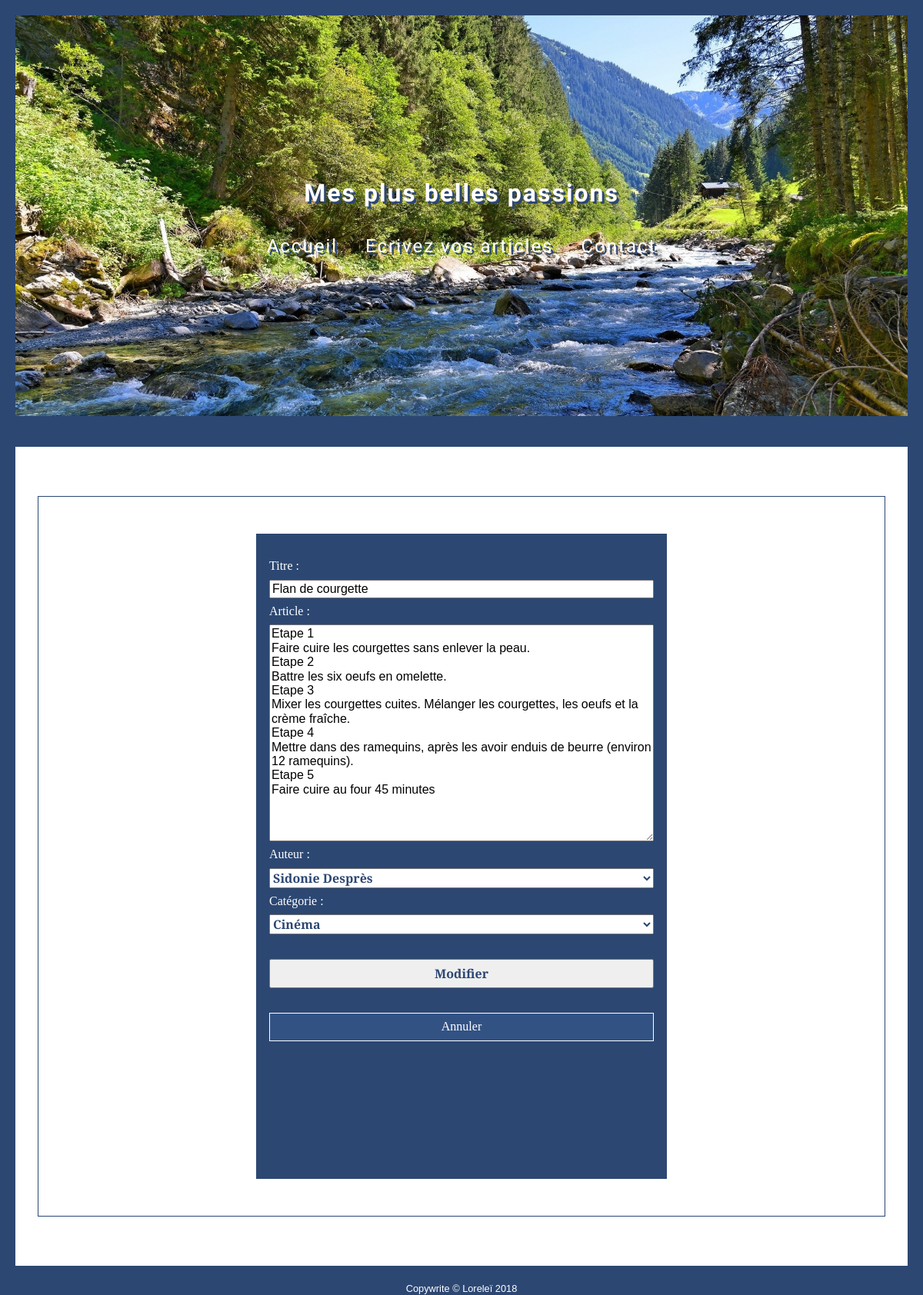
/projets/blog/admin.php?Id=4, run on the app's committed database.
### tables this page shows
CREATE TABLE IF NOT EXISTS `post` (
  `Id` smallint(5) unsigned NOT NULL AUTO_INCREMENT,
  `Title` varchar(100) NOT NULL,
  `Contents` text NOT NULL,
  `CreationTimestamp` datetime NOT NULL,
  `Author_Id` tinyint(3) unsigned DEFAULT NULL,
  `Category_Id` tinyint(3) unsigned DEFAULT NULL,
  PRIMARY KEY (`Id`),
  UNIQUE KEY `Title` (`Title`),
  KEY `CreationTimestamp` (`CreationTimestamp`),
  KEY `Author_Id` (`Author_Id`),
  KEY `Category_Id` (`Category_Id`)
);

CREATE TABLE IF NOT EXISTS `author` (
  `Id` tinyint(3) unsigned NOT NULL AUTO_INCREMENT,
  `FirstName` varchar(50) NOT NULL,
  `LastName` varchar(50) NOT NULL,
  PRIMARY KEY (`Id`)
);

### projets/blog/admin.php (called while the page is built, shortened)
<?php
require 'app/connection.php';
$query = $pdo->prepare('SELECT *, post.Id AS Id FROM post INNER JOIN author ON author.Id = post.Author_Id INNER JOIN category ON category.Id = post.Category_Id WHERE post.Id=? ORDER BY Name');
$query->execute([$_GET['Id']]);
$aTab = $query->fetch();
$query2 = $pdo->query('SELECT Id, Name FROM category');
$query2->execute();
$aTab2 = $query2->fetchAll();
include 'layout.phtml';

### projets/blog/admin.phtml (the view, shortened to what this page needs)
<main>
<section class="formulaire">
<div class="write_new_article">
    <div class="comments">
	<form class="generic-form" action="modify.php" method="post">
        <ul>
            <li>
                <label for="title">Titre :</label>
                <input type="text" id="title" name="title" value="<?=
htmlspecialchars($aTab['Title']);?>">
            </li>
            <li>
                <label class="textarea" for="contents">Article :</label>
                <textarea id="contents" name="contents" rows="15"><?= htmlspecialchars($aTab['Contents']);?></textarea>
            </li>
            <li>
                <label for="author">Auteur :</label>
                <select class="input" id="author" name="author">
                <option value="<?= $aTab['Author_Id'];?>"><?= htmlspecialchars($aTab['FirstName']).' '.($aTab['LastName']); ?></option>
                </select>
            </li>
            <li>
                <label for="category">Catégorie :</label>
                <select class="input" id="category" name="category">
                         <?php foreach($aTab2 as $aValues): ?>
                        <option value="<?= htmlspecialchars($aValues['Id']);?>"><?= htmlspecialchars($aValues['Name']);?></option>
                        <?php endforeach ?>
                </select>
            </li>
            <li>
                <button id="submit" name="submit" class="button button-primary">Modifier</button>
                <a class="button button-cancel" href="index.php">Annuler</a>
            </li>
        </ul>
	</form>
	<div style="width: 100%; height: 3em;"></div>
    <div class="comments">
    </div>
</section>
<main>

### projets/blog/css/style.css (style rules this page uses)
* { box-sizing: border-box; }
body { background-image: url("../img/bleu.jpg"); background-size: cover; }
.write_new_article { border: 1px solid #2c4772; padding: 1em; margin: 2em; text-align: center; max-width: 95%; margin: 2em auto; color: #2c4772; }
.write_new_article a { color: #2c4772; }
.formulaire { background-color: #fff; background-size: cover; background-position: center; font-family:"Playfair Display", cursive; color: #fff; padding: 2em 0; border: 20px solid #2c4772; }
.generic-form li { list-style: none; }
.generic-form ul { padding: 0; }
label, input, textarea, select, button { display: block; margin: 0.5em 0; width: 100%; }
.generic-form { margin: 0 auto; width: 100%; background-color: #2c4772; }
.generic-form label { color: #fff; }
.generic-form li .button-cancel { color: #fff; }
.button-cancel { text-decoration: none; display: block; border: 1px solid #fff; padding: 0.5em 1em; margin: 0.5em 0; text-align: center; background-color: #335284; }
.button-primary { padding: 0.5em 1em; margin: 2em 0; font-family:"Playfair Display", cursive; color: #2c4772; font-weight: bold; }
.input { font-family:"Playfair Display", cursive; color: #2c4772; font-weight: bold; }
.comments { border: 1px solid #2c4772; padding: 1em; text-align: left; width: 50%; color: #fff; margin: 2em auto; background-color: #2c4772; }

### data on the page
post: title "Flan de courgette", contents "Etape 1 Faire cuire les courgettes sans enlever la peau. Etape 2 Battre les six oeufs en omelette. Etape 3 Mixer les courgettes cuites. Mélanger les courgettes, les oeufs et la crème fraîche. Etape 4 Mettre dans des ramequins, après les avoir enduis de beurre (environ 12 ramequins). Etape 5 Faire cuire au four 45 minutes", author "Sidonie Desprès"

### other printed values
form field category "Cinéma"
